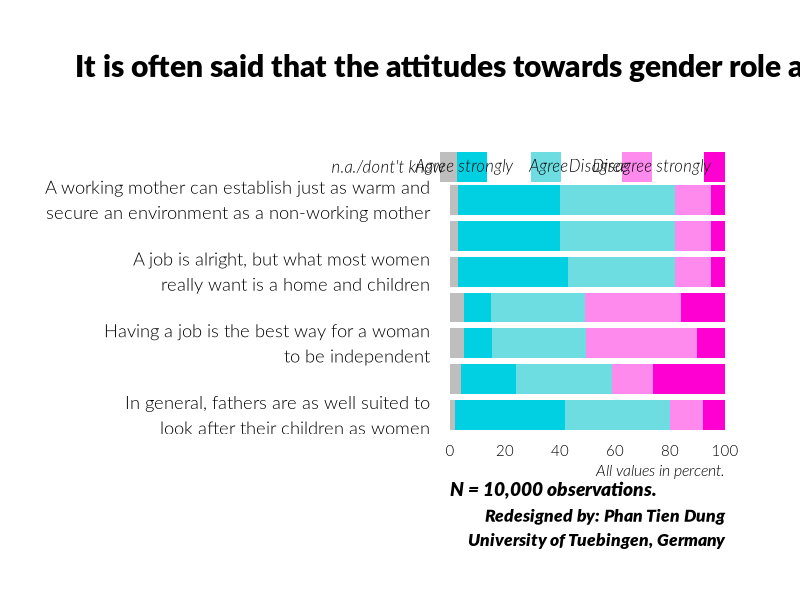

The R script that drew this image: (Note: this script raises an error after producing the figure.)
library(readxl)
library(readr)
library(tidyverse)
library(pdftools)
library(graphics)

# Different kind of barchart multiple;
# The data was created by author.


myC_v159 <- "A working mother can establish just as warm and\nsecure an environment as a non-working mother"
myC_v160 <- "A pre-school child is likely to suffer if\nhis or her mother is working"
myC_v161 <- "A job is alright, but what most women\nreally want is a home and children"
myC_v162 <- "Being a housewife is just as fulfilling as\nworking"
myC_v163 <- "Having a job is the best way for a woman\nto be independent"
myC_v164 <- "Both the husband and wife should contribute\nto the family income"
myC_v165 <- "In general, fathers are as well suited to\nlook after their children as women"
myC_v166 <- "Men should take as much responsibility\nas women for their household and children"
myNames <- c(myC_v165, myC_v164, myC_v163, myC_v162, myC_v161, myC_v160, myC_v159)


c1 <- c(2,40,38,12,8)
c2 <- c(4,20,35,15,26)
c3 <- c(5,10,34,40,10)
c4 <- c(5,10,34,35,16)
c5 <- c(3,40,39,13,5)
c6 <- c(3,37,42,13,5)
c7 <- c(4,30,42,16,8)

# Convert percent::

d1 <- c1/sum(c1)
d2 <- c2/sum(c2)
d3 <- c3/sum(c3)
d4 <- c4/sum(c4)
d5 <- c5/sum(c5)
d6 <- c6/sum(c6)
d7 <- c6/sum(c7)

# Data preparation 


myData1 <- matrix(c(d1,d2,d3,d4,d5,d6,d7),byrow = FALSE,nrow = 5)
myData1 <- myData1*100
myData1
myResonpse <- c("n.a./dont't know","Agree strongly","Agree","Disagree","Disagree strongly")



pdf_file <- 'BarChart_Multiple_Cont.pdf'
cairo_pdf(filename = pdf_file,bg = 'grey98',width = 13,height = 10.5)
par(
  
  omi = c(0,0.75,1.25,0.75),
  mai = c(1.6,3.75,0.5,0),
  lheight = 1.15,
  family = 'Lato Light',
  las = 1
  
  )


myC1 <- rgb(0,208,226,maxColorValue = 255)
myC2 <- rgb(109,221,225,maxColorValue = 255)
myC3 <- rgb(255,138,238,maxColorValue = 255)
myC4 <- rgb(255,0,210,maxColorValue = 255)
myColors <- c('grey',myC1,myC2,myC3,myC4)


x <- barplot(myData1,horiz = TRUE,names.arg = myNames,cex.names = 1.1,border = NA,
             xlim = c(0,100),col = myColors,axes = FALSE)



px <- c(2,8,35,68,98)
py <- rep(9,5)
tx <- c(-2,23,43,65,95)
ty <- rep(9,5)

points(px,py,pch = 15,cex = 4,col = myColors,xpd = TRUE)
text(tx,ty,myResonpse,adj = 1,xpd = TRUE,family = 'Lato Light',font = 3)
mtext(seq(0,100,by = 20),side = 1,at = seq(0,100,by = 20),cex = 0.9)

# Add title


mtext("It is often said that the attitudes towards gender role are changing:",side = 3,
      line = 2.2,adj = 0,cex = 1.8,outer = TRUE,family = 'Lato Black')
mtext('All values in percent.',side = 1,line = 1,adj = 1,cex = 0.95,font = 3)
mtext('Redesigned by: Phan Tien Dung\nUniversity of Tuebingen, Germany',
      side = 1,line = 4.5,adj = 1,cex = 1.05,font = 3,family = 'Lato Black')
mtext("N = 10,000 observations.",side = 1,line = 2,adj = 0,cex = 1.15,family = 'Lato Black',font = 3)


dev.off()


# Convert image form;

pdf_convert(
  
  
  pdf = pdf_file,
  format = 'png',
  pages = NULL,
  filenames = NULL,
  dpi = 72,
  antialias = TRUE,
  opw = '',
  upw = '',
  verbose = TRUE
  
  
)
